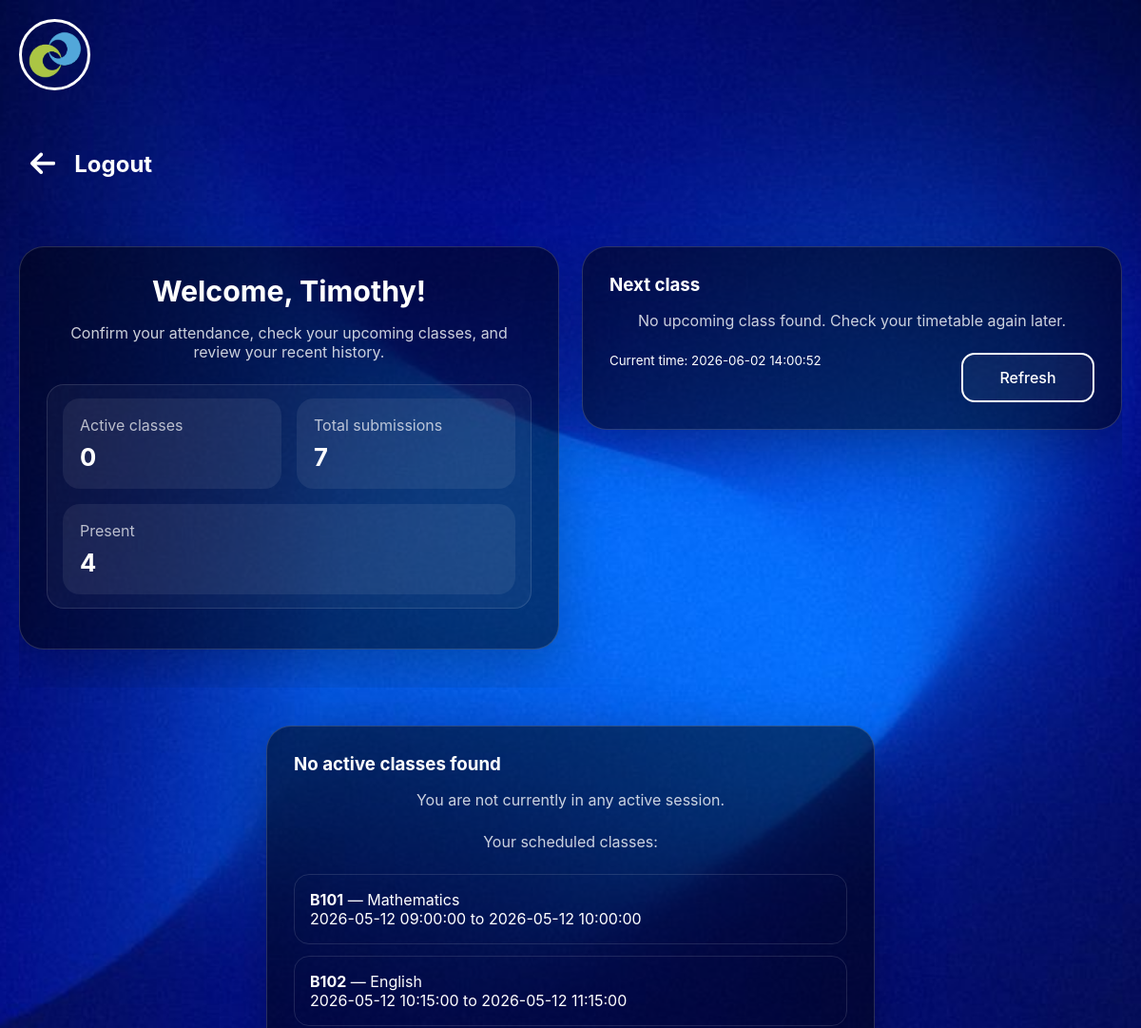
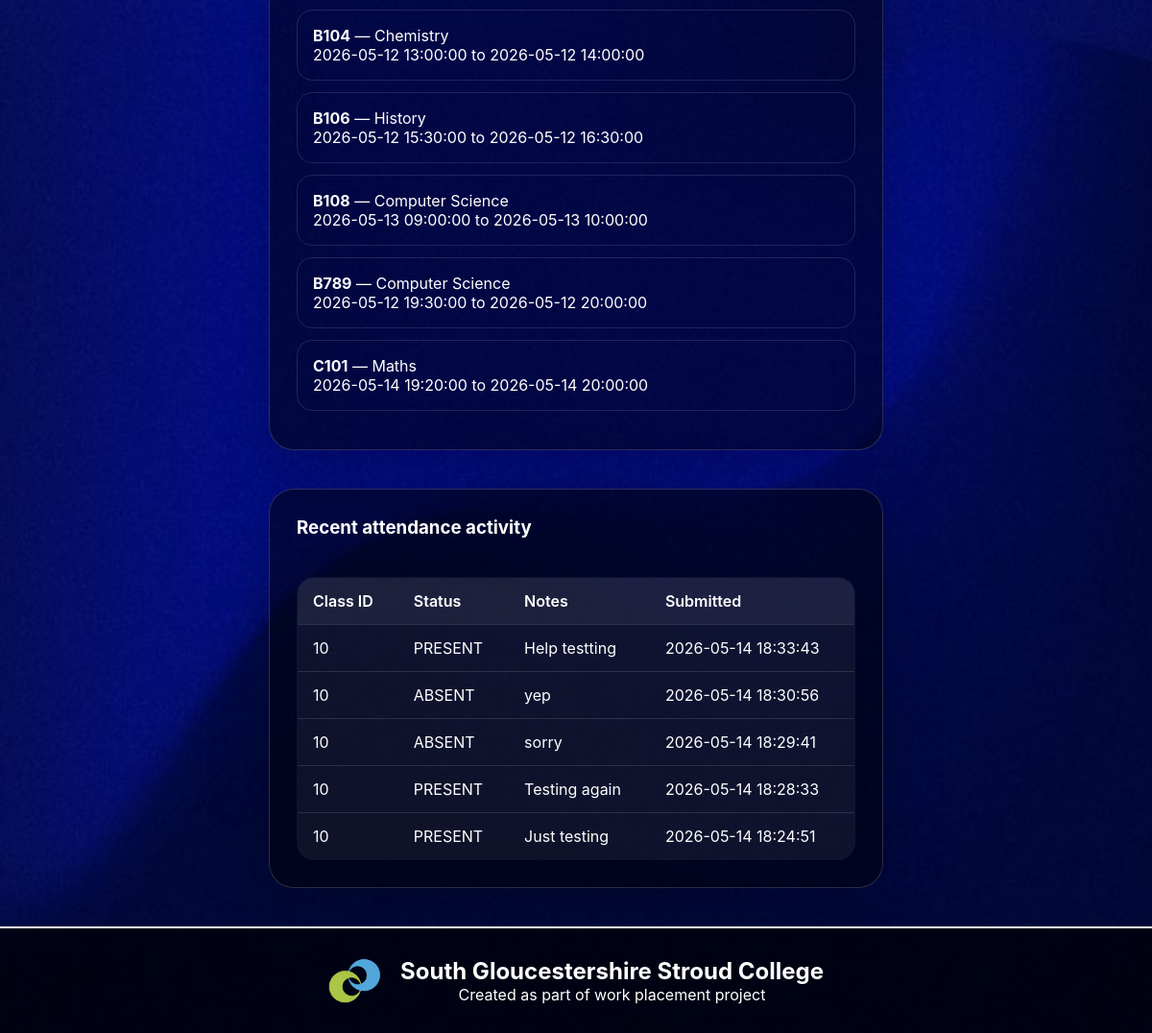
/student/dashboard (signed in), run on the app's committed database (2 pictures, top to bottom).
### tables this page shows
CREATE TABLE student_records (
            id INTEGER PRIMARY KEY AUTOINCREMENT,
            student_id INTEGER NOT NULL,
            timetable_id INTEGER NOT NULL,
            timestamp DATETIME DEFAULT CURRENT_TIMESTAMP,
            status TEXT NOT NULL,
            notes TEXT
        );

### app.py (the view, shortened to what this page needs)
@app.route('/student/dashboard', methods=['GET', 'POST'])
def student_dashboard():
    if 'student_id' not in session:
        return redirect(url_for('student'))
    student_text_id = session.get('student_text_id', '')
    current_time = datetime.now()
    student_classes = get_student_timetable(student_text_id)
    active_classes = [cls for cls in student_classes if cls['is_active']]
    upcoming_classes = sorted(
        [cls for cls in student_classes if cls['start_time_obj'] and cls['start_time_obj'] > current_time],
        key=lambda cls: cls['start_time_obj']
    )
    next_class = upcoming_classes[0] if upcoming_classes else None
    attendance_counts, attendance_total, recent_records = get_student_attendance_summary(session['student_id'])
    return render_template(
        'student_dashboard.html',
        name=session.get('student_name', 'Student'),
        active_classes=active_classes,
        student_classes=student_classes,
        next_class=next_class,
        attendance_counts=attendance_counts,
        attendance_total=attendance_total,
        recent_records=recent_records,
        current_time=current_time.strftime('%Y-%m-%d %H:%M:%S')
    )

### app.py (called while the page is built, shortened)
def get_db():
    conn = sqlite3.connect(DATABASE, check_same_thread=False)
    conn.row_factory = sqlite3.Row
    return conn

def query_db(query, args=(), one=False):
    conn = get_db()
    cursor = conn.execute(query, args)
    rows = cursor.fetchall()
    conn.close()
    if one:
        return rows[0] if rows else None
    return rows

def load_timetable():
    try:
        if os.path.exists(TIMETABLE_JSON):
            with open(TIMETABLE_JSON, 'r', encoding='utf-8') as f:
                return json.load(f)
    except Exception as e:
        print(f"Error loading timetable from JSON: {e}")
    return []

def parse_timetable_datetime(value):
    if not value:
        return None
    try:
        return datetime.fromisoformat(value)
    except ValueError:
        for fmt in ('%Y-%m-%d %H:%M:%S.%f', '%Y-%m-%d %H:%M:%S'):
            try:
                return datetime.strptime(value, fmt)
            except ValueError:
                continue
    return None

def parse_students_list(value):
    if isinstance(value, list):
        return value

def get_student_timetable(student_text_id):
    student_classes = []
    for row in normalize_timetable():
        if student_text_id in row['students']:
            student_classes.append(row)
    return student_classes

def get_student_attendance_summary(student_id):
    rows = query_db(
        "SELECT status, COUNT(*) AS total FROM student_records WHERE student_id = ? GROUP BY status",
        (student_id,)
    )
    counts = {'present': 0, 'absent': 0, 'late': 0}
    total = 0
    for row in rows:
        counts[row['status']] = row['total']
        total += row['total']
    recent_records = query_db(
        "SELECT * FROM student_records WHERE student_id = ? ORDER BY timestamp DESC LIMIT 5",
        (student_id,)
    )
    return counts, total, recent_records

### templates/student_dashboard.html
{% extends "base.html" %}
{% block content %}
<div class="back">
    <a href="{{ url_for('logout') }}">
        <i class="fa-solid fa-arrow-left"></i>
        <h2>Logout</h2>
    </a>
</div>
<main>
    <div class="container">
        <div class="dashboard-grid">
            <section class="summary-card fade-in-up">
                <h2>Welcome, {{ name }}!</h2>
                <p>Confirm your attendance, check your upcoming classes, and review your recent history.</p>
                <div class="summary-row">
                    <div>
                        <span>Active classes</span>
                        <strong>{{ active_classes | length }}</strong>
                    </div>
                    <div>
                        <span>Total submissions</span>
                        <strong>{{ attendance_total }}</strong>
                    </div>
                    <div>
                        <span>Present</span>
                        <strong>{{ attendance_counts.present }}</strong>
                    </div>
                </div>
            </section>
            <section class="summary-card fade-in-up">
                <h3>Next class</h3>
                {% if next_class %}
                    <p><strong>{{ next_class.class_id }} - {{ next_class.class_name }}</strong></p>
                    <p>{{ next_class.start_time }} to {{ next_class.end_time }}</p>
                {% else %}
                    <p>No upcoming class found. Check your timetable again later.</p>
                {% endif %}
                <div class="summary-actions" style="margin-top: 1rem; justify-content: space-between;">
                    <small>Current time: {{ current_time }}</small>
                    <a href="{{ url_for('student_dashboard') }}" class="secondary-btn button_design">Refresh</a>
                </div>
            </section>
        </div>
        {% if active_classes %}
            <section class="summary-card fade-in-up">
                <h3>Active Class(es)</h3>
                <p>Confirm attendance for the active session below.</p>
                {% for class in active_classes %}
                    <div class="attendance-card">
                        <div class="attendance-card-header">
                            <div>
                                <h4>{{ class.class_id }} - {{ class.class_name or 'Class' }}</h4>
                                <p>{{ class.start_time }} to {{ class.end_time }}</p>
                                <p>Teacher: {{ class.teacher_name }}</p>
                            </div>
                            <span class="status-badge status-active">Active now</span>
                        </div>
                        <form method="post" class="form_info">
                            <input type="hidden" name="timetable_id" value="{{ class.id }}">
                            <div>
                                <label>Attendance</label>
                                <div class="btn">
                                    <div>
                                        <input type="radio" name="attendance" value="present" id="present_{{ class.id }}" required>
                                        <label for="present_{{ class.id }}">Present</label>
                                    </div>
                                    <div>
                                        <input type="radio" name="attendance" value="absent" id="absent_{{ class.id }}" required>
                                        <label for="absent_{{ class.id }}">Absent</label>
                                    </div>
                                </div>
                            </div>
                            <div>
                                <label for="notes_{{ class.id }}">Optional notes</label>
                                <textarea name="notes" id="notes_{{ class.id }}" placeholder="Add any notes..." rows="3"></textarea>
                            </div>
                            <button type="submit" class="button_design">Submit Attendance</button>
                        </form>
                    </div>
                {% endfor %}
            </section>
        {% else %}
            <section class="summary-card fade-in-up">
                <h3>No active classes found</h3>
                <p>You are not currently in any active session.</p>
                {% if student_classes %}
                    <p>Your scheduled classes:</p>
                    <ul class="schedule-list">
                        {% for class in student_classes %}
                            <li>
                                <strong>{{ class.class_id }}</strong> — {{ class.class_name or 'Scheduled class' }}<br>
                                {{ class.start_time }} to {{ class.end_time }}
                            </li>
                        {% endfor %}
                    </ul>
                {% else %}
                    <p>There are no classes assigned to your account yet.</p>
                {% endif %}
            </section>
        {% endif %}
        {% if recent_records %}
            <section class="summary-card fade-in-up">
                <h3>Recent attendance activity</h3>
                <div class="table-wrap">
                    <table class="records-table">
                        <thead>
                            <tr>
                                <th>Class ID</th>
                                <th>Status</th>
                                <th>Notes</th>
                                <th>Submitted</th>
                            </tr>
                        </thead>
                        <tbody>
                            {% for record in recent_records %}
                                <tr>
                                    <td>{{ record.timetable_id }}</td>
                                    <td>{{ record.status | upper }}</td>
                                    <td>{{ record.notes or '-' }}</td>
                                    <td>{{ record.timestamp }}</td>
                                </tr>
                            {% endfor %}
                        </tbody>
                    </table>
                </div>
            </section>
        {% endif %}
    </div>
</main>
{% endblock %}

### templates/base.html (shortened to what this page needs)
<!DOCTYPE html>
<html lang="en">
<head>
    <link rel="stylesheet" href="{{ url_for('static', filename='styles.css') }}">
    <link rel="stylesheet" href="https://cdnjs.cloudflare.com/ajax/libs/font-awesome/6.5.0/css/all.min.css" />
</head>
<body>
    <header>
        <div class="container">
            <div class="nav">
                <label for="nav-toggle">
                    <div class="nav_logo">
                        <img src="{{ url_for('static', filename='images/logo_S.png') }}" alt="SGS Logo Smaller">
                    </div>
                </label>
            </div>
        </div>
    </header>
    <div class="container flash-block">
    </div>
    {% block content %}{% endblock %}
    <footer>
        <div class="container">
            <div class="footer_section">
                <img src="{{ url_for('static', filename='images/logo_S.png') }}" alt="SGS Logo Smaller">
                <div>
                    <h2>South Gloucestershire Stroud College</h2>
                    <p>Created as part of work placement project</p>
                </div>
            </div>
        </div>
    </footer>
</body>
</html>

### data on the page
student_records: timetable_id "10", status "PRESENT", notes "Help testting", timestamp "2026-05-14 18:33:43"
student_records: timetable_id "10", status "ABSENT", notes "yep", timestamp "2026-05-14 18:30:56"
student_records: timetable_id "10", status "ABSENT", notes "sorry", timestamp "2026-05-14 18:29:41"
student_records: timetable_id "10", status "PRESENT", notes "Testing again", timestamp "2026-05-14 18:28:33"
student_records: timetable_id "10", status "PRESENT", notes "Just testing", timestamp "2026-05-14 18:24:51"

### other printed values
{{ name }} "Timothy"
{{ active_classes | length }} "0"
{{ attendance_total }} "7"
{{ attendance_counts.present }} "4"
{{ current_time }} "2026-06-02 14:00:52"
{{ class.class_id }} "B101" "B102" "B104" "B106" "B108" "B789" "C101"
{{ class.class_name or 'Scheduled class' }} "Mathematics" "English" "Chemistry" "History" "Computer Science" "Computer Science" "Maths"
{{ class.start_time }} "2026-05-12 09:00:00" "2026-05-12 10:15:00" "2026-05-12 13:00:00" "2026-05-12 15:30:00" "2026-05-13 09:00:00" "2026-05-12 19:30:00" "2026-05-14 19:20:00"
{{ class.end_time }} "2026-05-12 10:00:00" "2026-05-12 11:15:00" "2026-05-12 14:00:00" "2026-05-12 16:30:00" "2026-05-13 10:00:00" "2026-05-12 20:00:00" "2026-05-14 20:00:00"
